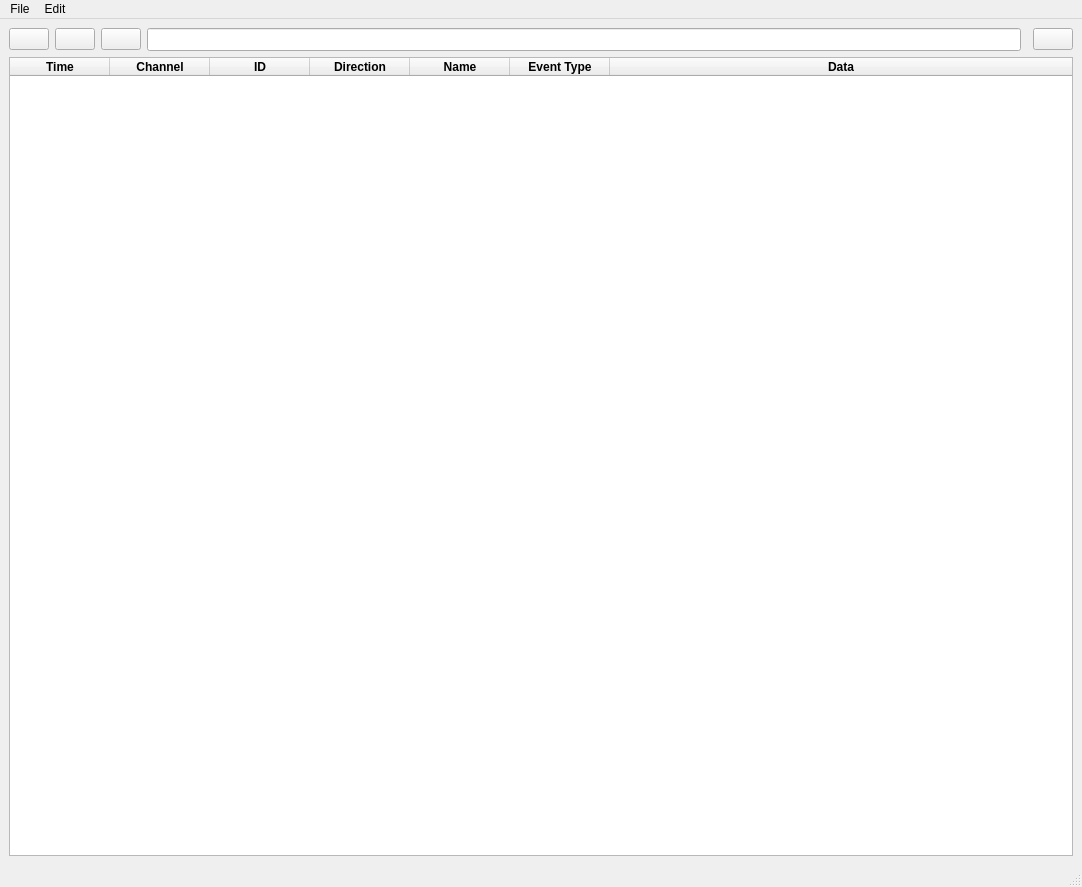
<?xml version="1.0" encoding="UTF-8"?>
<ui version="4.0">
 <class>MainWindow</class>
 <widget class="QMainWindow" name="MainWindow">
  <property name="geometry">
   <rect>
    <x>0</x>
    <y>0</y>
    <width>1082</width>
    <height>887</height>
   </rect>
  </property>
  <property name="windowTitle">
   <string>MainWindow</string>
  </property>
  <widget class="QWidget" name="centralwidget">
   <layout class="QGridLayout" name="gridLayout_2">
    <item row="0" column="2">
     <widget class="QPushButton" name="Stop">
      <property name="statusTip">
       <string>Stop tracing</string>
      </property>
      <property name="autoFillBackground">
       <bool>true</bool>
      </property>
      <property name="icon">
       <iconset>
        <normaloff>Stop.png</normaloff>Stop.png</iconset>
      </property>
      <property name="checkable">
       <bool>false</bool>
      </property>
      <property name="autoDefault">
       <bool>false</bool>
      </property>
     </widget>
    </item>
    <item row="0" column="3">
     <widget class="QLineEdit" name="SearchBar">
      <property name="font">
       <font>
        <family>Segoe UI</family>
        <pointsize>10</pointsize>
       </font>
      </property>
     </widget>
    </item>
    <item row="0" column="0">
     <widget class="QPushButton" name="Start">
      <property name="statusTip">
       <string>Start tracing</string>
      </property>
      <property name="autoFillBackground">
       <bool>true</bool>
      </property>
      <property name="icon">
       <iconset>
        <normaloff>Start.png</normaloff>Start.png</iconset>
      </property>
      <property name="checkable">
       <bool>false</bool>
      </property>
      <property name="autoDefault">
       <bool>false</bool>
      </property>
     </widget>
    </item>
    <item row="0" column="1">
     <widget class="QPushButton" name="Pause">
      <property name="statusTip">
       <string>Pause tracing</string>
      </property>
      <property name="autoFillBackground">
       <bool>true</bool>
      </property>
      <property name="icon">
       <iconset>
        <normaloff>Pause.png</normaloff>Pause.png</iconset>
      </property>
      <property name="checkable">
       <bool>false</bool>
      </property>
      <property name="autoDefault">
       <bool>false</bool>
      </property>
     </widget>
    </item>
    <item row="0" column="5">
     <widget class="QPushButton" name="Search">
      <property name="statusTip">
       <string>Search</string>
      </property>
      <property name="autoFillBackground">
       <bool>true</bool>
      </property>
      <property name="icon">
       <iconset>
        <normaloff>Search.png</normaloff>Search.png</iconset>
      </property>
      <property name="checkable">
       <bool>false</bool>
      </property>
      <property name="autoDefault">
       <bool>false</bool>
      </property>
     </widget>
    </item>
    <item row="1" column="0" colspan="6">
     <widget class="QTableWidget" name="dataTable">
      <property name="enabled">
       <bool>true</bool>
      </property>
      <property name="font">
       <font>
        <weight>75</weight>
        <bold>true</bold>
       </font>
      </property>
      <property name="rowCount">
       <number>0</number>
      </property>
      <attribute name="horizontalHeaderVisible">
       <bool>true</bool>
      </attribute>
      <attribute name="horizontalHeaderCascadingSectionResizes">
       <bool>true</bool>
      </attribute>
      <attribute name="horizontalHeaderMinimumSectionSize">
       <number>39</number>
      </attribute>
      <attribute name="horizontalHeaderShowSortIndicator" stdset="0">
       <bool>true</bool>
      </attribute>
      <attribute name="horizontalHeaderStretchLastSection">
       <bool>true</bool>
      </attribute>
      <attribute name="verticalHeaderCascadingSectionResizes">
       <bool>true</bool>
      </attribute>
      <attribute name="verticalHeaderDefaultSectionSize">
       <number>20</number>
      </attribute>
      <attribute name="verticalHeaderMinimumSectionSize">
       <number>23</number>
      </attribute>
      <attribute name="verticalHeaderShowSortIndicator" stdset="0">
       <bool>true</bool>
      </attribute>
      <attribute name="verticalHeaderStretchLastSection">
       <bool>false</bool>
      </attribute>
      <column>
       <property name="text">
        <string>Time</string>
       </property>
      </column>
      <column>
       <property name="text">
        <string>Channel</string>
       </property>
      </column>
      <column>
       <property name="text">
        <string>ID</string>
       </property>
      </column>
      <column>
       <property name="text">
        <string>Direction</string>
       </property>
      </column>
      <column>
       <property name="text">
        <string>Name</string>
       </property>
      </column>
      <column>
       <property name="text">
        <string>Event Type</string>
       </property>
      </column>
      <column>
       <property name="text">
        <string>Data</string>
       </property>
      </column>
     </widget>
    </item>
   </layout>
  </widget>
  <widget class="QMenuBar" name="menubar">
   <property name="geometry">
    <rect>
     <x>0</x>
     <y>0</y>
     <width>1082</width>
     <height>21</height>
    </rect>
   </property>
   <widget class="QMenu" name="menuFile">
    <property name="title">
     <string>File</string>
    </property>
    <addaction name="actionNew"/>
    <addaction name="actionSave"/>
    <addaction name="actionOpen"/>
    <addaction name="separator"/>
    <addaction name="actionExit"/>
   </widget>
   <widget class="QMenu" name="menuEdit">
    <property name="title">
     <string>Edit</string>
    </property>
    <addaction name="actionStart"/>
    <addaction name="actionStop"/>
    <addaction name="actionFilters"/>
    <addaction name="separator"/>
    <addaction name="actionSet_ID_Names"/>
   </widget>
   <addaction name="menuFile"/>
   <addaction name="menuEdit"/>
  </widget>
  <widget class="QStatusBar" name="statusbar"/>
  <action name="actionNew">
   <property name="text">
    <string>New</string>
   </property>
   <property name="statusTip">
    <string>Create New File</string>
   </property>
   <property name="shortcut">
    <string>Ctrl+N</string>
   </property>
  </action>
  <action name="actionSave">
   <property name="text">
    <string>Save</string>
   </property>
   <property name="statusTip">
    <string>Save File</string>
   </property>
   <property name="shortcut">
    <string>Ctrl+S</string>
   </property>
  </action>
  <action name="actionOpen">
   <property name="text">
    <string>Open</string>
   </property>
   <property name="statusTip">
    <string>Open existing file</string>
   </property>
   <property name="shortcut">
    <string>Ctrl+O</string>
   </property>
  </action>
  <action name="actionStart">
   <property name="text">
    <string>Start</string>
   </property>
  </action>
  <action name="actionStop">
   <property name="text">
    <string>Stop</string>
   </property>
  </action>
  <action name="actionFilters">
   <property name="text">
    <string>Filters</string>
   </property>
  </action>
  <action name="actionExit">
   <property name="text">
    <string>Exit</string>
   </property>
   <property name="statusTip">
    <string>Close the tool</string>
   </property>
   <property name="shortcut">
    <string>Ctrl+W</string>
   </property>
  </action>
  <action name="actionSet_ID_Names">
   <property name="text">
    <string>Define IDs</string>
   </property>
  </action>
 </widget>
 <resources/>
 <connections/>
</ui>
